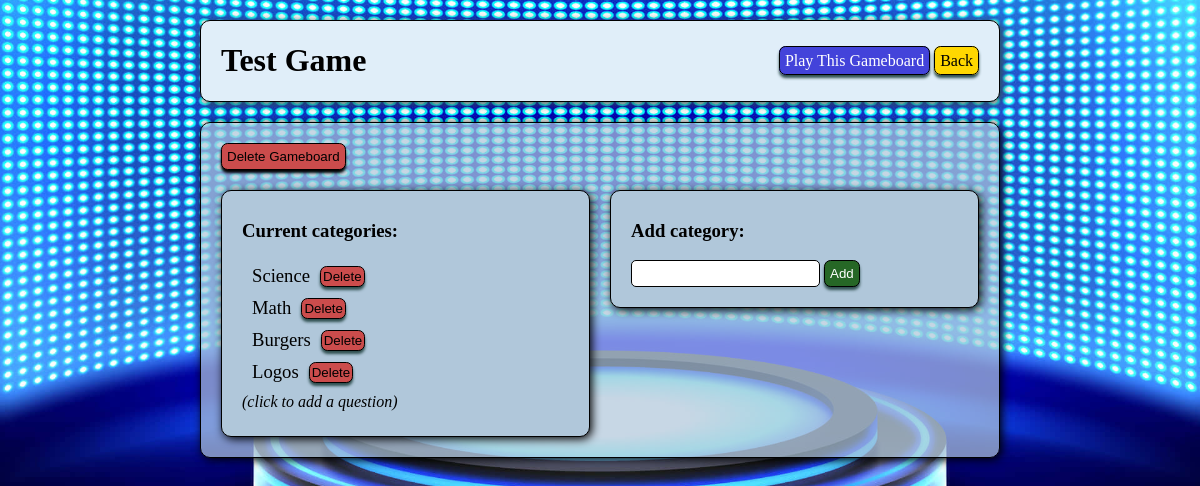
Screenshot of /games/categories (signed in) with the database file from the repository.
### gameboard_app/models.py (models this page shows, shortened)
class Game(models.Model):
    title = models.CharField(max_length=255)
    is_active = models.BooleanField(default=False)
    creator = models.ForeignKey(User, related_name='gameboards', on_delete=models.CASCADE, default=1)
    created_at = models.DateTimeField(auto_now_add=True)
    updated_at = models.DateTimeField(auto_now=True)
    @classmethod
    def get_by_id(cls, id):
        return cls.objects.get(id=id)

class Category(models.Model):
    name = models.CharField(max_length=255)
    game_assigned = models.ForeignKey(Game, related_name="categories_avail", on_delete = models.CASCADE, default=1)
    created_at = models.DateTimeField(auto_now_add=True)
    updated_at = models.DateTimeField(auto_now=True)

### gameboard_app/views.py (the view)
# urls.py: path('categories', views.display_categories, name='show_cats'),
def display_categories(request):
    if 'user_id' not in request.session or 'game_id' not in request.session:
        return redirect('/')
    game = Game.get_by_id(request.session['game_id'])
    context = {
        'game': game,
        'user_id': request.session['user_id'],
    }
    return render(request, 'categories.html', context)

### gameboard_app/templates/categories.html (shortened to what this page needs)
<!DOCTYPE html>
<html lang="en">
<head>
    {% load static %}
    <link rel="stylesheet" href="{% static 'css/style.css' %}">
</head>
<body>
    <div class="wrapper">
        <div class="nav_bar">
            <h1>{{ game.title }}</h1>
            <div>
                <a class="play" href="{% url 'play' game.id %}">Play This Gameboard</a>
                <a class="back" href="/games">Back</a>
            </div>
        </div>
        {% if game.creator.id == user_id %}
            <div class="title_box">
                <div style="display: flex; align-items: center;">
                    <button class="delete" onclick="displayPopup('{{ game.id }}')" style="margin: 20px 0px 0px 20px;">Delete Gameboard</button>
                </div>
                <div id="category_box">
                    <div class="inner_boxes">
                        <h3>Current categories:</h3>
                        {% for cat in game.categories_avail.all %}
                            <div style="display: flex; align-items: center; margin-left: 10px;">
                                <p><a class="cat_link" href="{% url 'show_cat_qs' cat.id %}">{{ cat.name }}</a></p>
                                <button class="q_delete" onclick="displayPopup('{{ cat.id }}')">Delete</button>
                            </div>
                        {% endfor %}
                        <p style="font-style: italic;">(click to add a question)</p>
                    </div>
                    <div class="inner_boxes">
                        <form action="{% url 'new_cat' %}" method="post">
                            <h3><label>Add category:</label></h3>
                                <input class="input" type="text" name="name">
                            <input class="add" type="submit" value="Add">
                        </form>
                    </div>
                </div>
            </div>
        {% endif %}
    </div>
</body>
</html>

### gameboard_app/static/css/style.css (style rules this page uses)
body { background-image: url("../images/game-show-background-opt1.jpg"); background-position: center; background-size: cover; }
.wrapper { width: 800px; margin: auto; }
.nav_bar { display: flex; justify-content: space-between; align-items: center; margin: 20px 0px; padding: 0px 20px; border: 1px solid black; border-radius: 10px; background-color:rgb(224, 238, 249); box-shadow: 2px 2px 10px darkslategray; }
.title_box { border: 1px solid black; border-radius: 10px; background-color: rgb(176, 199, 218, 0.7); box-shadow: 2px 2px 10px black; }
.back, .delete, .q_edit, .q_delete, .play, .add { text-decoration: none; border: 1px solid black; border-radius: 5pt; box-shadow: 0px 3px 3px darkslategray; background-color: gold; color: black; padding: 5px; cursor: pointer; }
.play { background-color: rgb(67, 67, 218); color: white; }
.delete, .q_delete { background-color: rgb(203, 76, 76); }
.delete { box-shadow: 0px 3px 3px black; }
.q_edit, .q_delete { font-size: 10pt; padding: 2px; margin: 0px 0px 0px 10px; }
.add { background-color: rgb(38, 103, 38); color: white; }
#select_game, #category_box, .question_box { display: flex; align-items: start; margin: 10px; }
.inner_boxes, .ques_box_left, .ques_box_right { border: 1px solid black; border-radius: 10px; box-shadow: 2px 2px 10px black; margin: 10px; padding: 10px 20px 20px; width: 50%; background-color: rgb(176, 199, 218); }
p { margin: 5px 0px; }
.input { border: 1px solid black; border-radius: 5px; padding: 5px; }
.cat_link { text-decoration: none; color: black; font-size: 14pt; }

### rows the page displays
Game: title "Test Game"
Category: name "Science"
Category: name "Math"
Category: name "Burgers"
Category: name "Logos"
